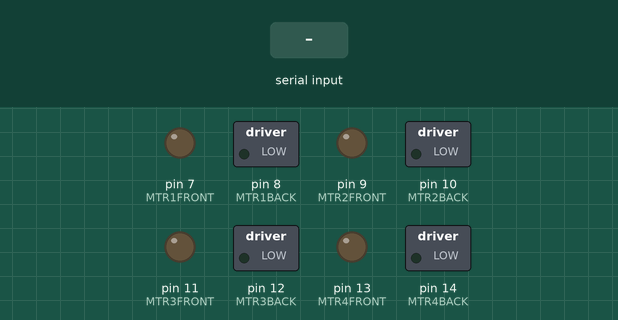
This sketch was run on a simulated Arduino Uno, built with avr-gcc and run on an emulated ATmega328P. Parts: switched loads named in the sketch (green lamp = pin HIGH), output pins drawn as LEDs (lit = HIGH). The inputs (shaded band) are chosen by the test bench. What the sketch prints to the serial monitor is not drawn.

Above: at 1.2 s.
1.3 s: byte 30 received over Serial
At 2.4 s:
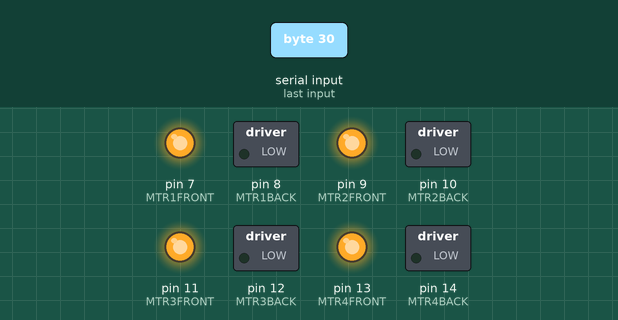
2.8 s: byte 90 received over Serial
4.3 s: byte 120 received over Serial
Timing chart, 0 to 7.3 s (numbered marks = the images above; inputs shaded):
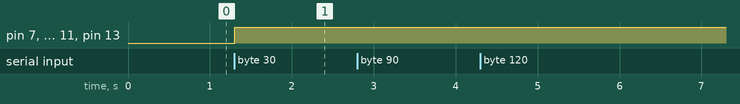

Measured:
- after the input at 1.3 s, pin 7 (MTR1FRONT), pin 9 (MTR2FRONT), pin 11 (MTR3FRONT), pin 13 (MTR4FRONT): LOW → HIGH at once
- after the input at 2.8 s, every drawn part: stays the same
- after the input at 4.3 s, every drawn part: stays the same

The sketch:

code.ino
```cpp
/*
Author: Samuel Ajala
*/
char state = 0;
//FRONT WHEELS

//set up wheel 1
const int MTR1FRONT = 7;
const int MTR1BACK = 8;

//set up wheel 2
const int MTR2FRONT = 9;
const int MTR2BACK = 10;

//set up wheel 3
const int MTR3FRONT = 11;
const int MTR3BACK = 12;

//set up wheel 4
const int MTR4FRONT = 13;
const int MTR4BACK = 14;

void setup() {
    Serial.begin(9600); //to set up the serial monitor
    // Set each pins to output

    pinMode(MTR1FRONT, OUTPUT);
    pinMode(MTR1BACK, OUTPUT);
    pinMode(MTR2FRONT, OUTPUT);
    pinMode(MTR2BACK, OUTPUT);
    pinMode(MTR3FRONT, OUTPUT);
    pinMode(MTR3BACK, OUTPUT);
    pinMode(MTR4FRONT, OUTPUT);
    pinMode(MTR4BACK, OUTPUT);

    digitalWrite(MTR1FRONT, LOW);
    digitalWrite(MTR1BACK, LOW);
    digitalWrite(MTR2FRONT, LOW);
    digitalWrite(MTR2BACK, LOW);
    digitalWrite(MTR3FRONT, LOW);
    digitalWrite(MTR3BACK, LOW);
    digitalWrite(MTR4FRONT, LOW);
    digitalWrite(MTR4BACK, LOW);

}

void goForward(){
  digitalWrite(MTR1FRONT, HIGH);
  digitalWrite(MTR2FRONT, HIGH);
  digitalWrite(MTR3FRONT, HIGH);
  digitalWrite(MTR4FRONT, HIGH);
}
void goBackward(){
  digitalWrite(MTR1BACK, HIGH);
  digitalWrite(MTR2BACK, HIGH);
  digitalWrite(MTR3BACK, HIGH);
  digitalWrite(MTR4BACK, HIGH);
}

void goRight(){
  digitalWrite(MTR1FRONT, HIGH);
  digitalWrite(MTR3FRONT, HIGH);
   digitalWrite(MTR2FRONT, LOW);
  digitalWrite(MTR4FRONT, LOW);
}
void goLeft(){
  digitalWrite(MTR2FRONT, HIGH);
  digitalWrite(MTR4FRONT, HIGH);
   digitalWrite(MTR1FRONT, LOW);
  digitalWrite(MTR3FRONT, LOW);
}

void loop() {
    if(Serial.available() > 0){
       state = Serial.read();
       Serial.print(state);
        if(state = "F"){
          digitalWrite(13, HIGH);
          goForward();
        } else if (state == "B"){
          goBackward();
        } else if (state == "L"){
          goLeft();
        }else if (state == "R"){
          goRight();
        }
        else{
          digitalWrite(MTR1FRONT, LOW);
           digitalWrite(MTR1BACK, LOW);
        }

    }
}
```
